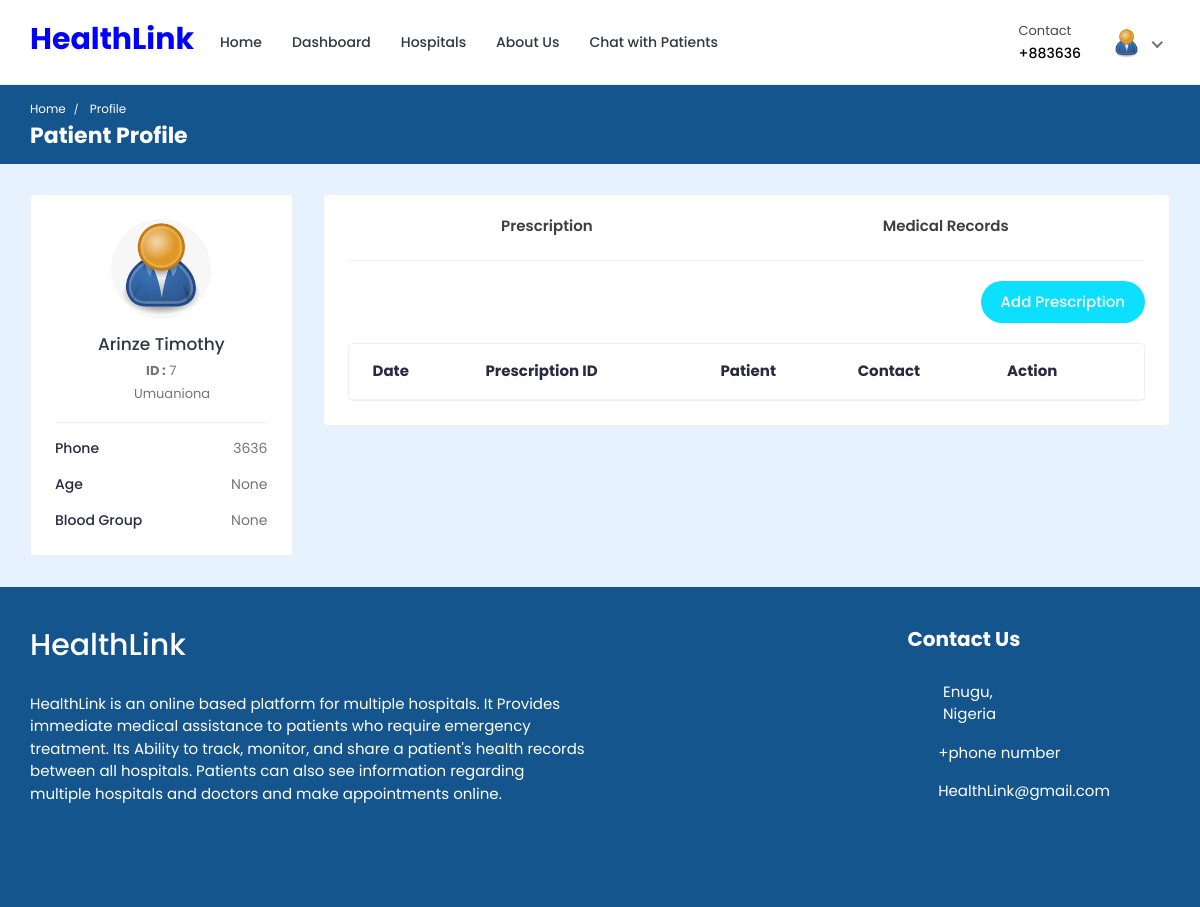
Screenshot of /doctor/patient-profile/7/ (signed in) with the database file from the repository.
### doctor/models.py (models this page shows, shortened)
class Doctor_Information(models.Model):
    DOCTOR_TYPE = (
        ('Cardiologists', 'Cardiologists'),
        ('Neurologists', 'Neurologists'),
        ('Pediatricians', 'Pediatricians'),
        ('Physiatrists', 'Physiatrists'),
        ('Dermatologists', 'Dermatologists'),
    )
    doctor_id = models.AutoField(primary_key=True)
    user = models.OneToOneField(User, on_delete=models.CASCADE, null=True, blank=True, related_name='profile')
    name = models.CharField(max_length=200, null=True, blank=True)
    username = models.CharField(max_length=200, null=True, blank=True)
    gender = models.CharField(max_length=200, null=True, blank=True)
    description = models.TextField(max_length=1000, null=True, blank=True)
    department = models.CharField(max_length=200, choices=DOCTOR_TYPE, null=True, blank=True)
    department_name = models.ForeignKey(hospital_department, on_delete=models.SET_NULL, null=True, blank=True)
    specialization = models.ForeignKey(specialization, on_delete=models.SET_NULL, null=True, blank=True)
    featured_image = models.ImageField(upload_to='doctors/', default='doctors/user-default.png', null=True, blank=True)
    certificate_image = models.ImageField(upload_to='doctors_certificate/', default='doctors_certificate/default.png', null=True, blank=True)
    email = models.EmailField(max_length=200, null=True, blank=True)
    phone_number = models.CharField(max_length=200, null=True, blank=True)
    nid = models.CharField(max_length=200, null=True, blank=True)
    visiting_hour = models.CharField(max_length=200, null=True, blank=True)
    consultation_fee = models.IntegerField(null=True, blank=True)
    report_fee = models.IntegerField(null=True, blank=True)
    dob = models.CharField(max_length=200, null=True, blank=True)
    institute = models.CharField(max_length=200, null=True, blank=True)
    degree = models.CharField(max_length=200, null=True, blank=True)
    completion_year = models.CharField(max_length=200, null=True, blank=True)
    work_place = models.CharField(max_length=200, null=True, blank=True)
    designation = models.CharField(max_length=200, null=True, blank=True)
    start_year = models.CharField(max_length=200, null=True, blank=True)
    end_year = models.CharField(max_length=200, null=True, blank=True)
    register_status =  models.CharField(max_length=200, null=True, blank=True)
    hospital_name = models.ForeignKey(Hospital_Information, on_delete=models.SET_NULL, null=True, blank=True)

### hospital/models.py (models this page shows, shortened)
class Patient(models.Model):
    patient_id = models.AutoField(primary_key=True)
    user = models.OneToOneField(User, on_delete=models.CASCADE, null=True, blank=True, related_name='patient')
    name = models.CharField(max_length=200, null=True, blank=True)
    username = models.CharField(max_length=200, null=True, blank=True)
    age = models.IntegerField(null=True, blank=True)
    email = models.EmailField(max_length=200, null=True, blank=True)
    phone_number = models.IntegerField(null=True, blank=True)
    address = models.CharField(max_length=200, null=True, blank=True)
    featured_image = models.ImageField(upload_to='patients/', default='patients/user-default.png', null=True, blank=True)
    blood_group = models.CharField(max_length=200, null=True, blank=True)
    history = models.CharField(max_length=200, null=True, blank=True)
    dob = models.CharField(max_length=200, null=True, blank=True)
    nid = models.CharField(max_length=200, null=True, blank=True)
    serial_number = models.CharField(max_length=200, null=True, blank=True)
    login_status = models.CharField(max_length=200, null=True, blank=True, default="offline")

### doctor/views.py (the view)
# urls.py: path('patient-profile/<int:pk>/',views.patient_profile, name='patient-profile'),
@csrf_exempt
@login_required(login_url="doctor-login")
def patient_profile(request, pk):
    if request.user.is_doctor:
        doctor = Doctor_Information.objects.get(user=request.user)
        patient = Patient.objects.get(patient_id=pk)
        appointments = Appointment.objects.filter(doctor=doctor).filter(patient=patient)
        prescription = Prescription.objects.filter(doctor=doctor).filter(patient=patient)
        report = Report.objects.filter(doctor=doctor).filter(patient=patient)
    else:
        redirect('doctor-logout')
    context = {'doctor': doctor, 'appointments': appointments, 'patient': patient, 'prescription': prescription, 'report': report}
    return render(request, 'patient-profile.html', context)

### templates/patient-profile.html (shortened to what this page needs)
{% load static %}
<!DOCTYPE html>
<html lang="en">
  <head>
    <link
      rel="stylesheet"
      href="{% static 'HealthStack-System/css/Normal/bootstrap.min.css' %}"
    />
    <link
      rel="stylesheet"
      href="{% static 'HealthStack-System/plugins/Normal/fontawesome/css/fontawesome.min.css' %}"
    />
    <link
      rel="stylesheet"
      href="{% static 'HealthStack-System/plugins/Normal/fontawesome/css/all.min.css' %}"
    />
    <link
      rel="stylesheet"
      href="{% static 'HealthStack-System/css/Normal/style.css' %}"
    />
  </head>
  <body>
    <div class="main-wrapper">
       <header class="header">{% include 'doctor-navbar.html' %}</header>
      <div class="breadcrumb-bar">
        <div class="container-fluid">
          <div class="row align-items-center">
            <div class="col-md-12 col-12">
              <nav aria-label="breadcrumb" class="page-breadcrumb">
                <ol class="breadcrumb">
                  <li class="breadcrumb-item">
                    <a href="{% url 'hospital_home'%}">Home</a>
                  </li>
                  <li class="breadcrumb-item active" aria-current="page">
                    Profile
                  </li>
                </ol>
              </nav>
              <h2 class="breadcrumb-title">Patient Profile</h2>{% include 'message.html' %}
            </div>
          </div>
        </div>
      </div>
      <div class="content">
        <div class="container-fluid">
          <div class="row">
            <div
              class="col-md-5 col-lg-4 col-xl-3 theiaStickySidebar dct-dashbd-lft"
            >
              <div class="card widget-profile pat-widget-profile">
                <div class="card-body">
                  <div class="pro-widget-content">
                    <div class="profile-info-widget">
                      <a href="#" class="booking-doc-img">
                        <img
                          src="{{ patient.featured_image.url }}"
                          alt="User Image"
                        />
                      </a>
                      <div class="profile-det-info">
                        <h3><a href="#">{{patient.name}}</a></h3>
                        <div class="patient-details">
                          <h5><b>ID :</b> {{ patient.patient_id }}</h5>
                          <h5 class="mb-0">
                            <i class="fas fa-map-marker-alt"></i>
                            {{ patient.address }}
                          </h5>
                        </div>
                      </div>
                    </div>
                  </div>
                  <div class="patient-info">
                    <ul>
                      <li>Phone <span>{{patient.phone_number}}</span></li>
                      <li>Age <span>{{patient.age}}</span></li>
                      <li>Blood Group <span>{{patient.blood_group}}</span></li>
                    </ul>
                  </div>
                </div>
              </div>
            </div>
            <div class="col-md-7 col-lg-8 col-xl-9 dct-appoinment">
              <div class="card">
                <div class="card-body pt-0">
                  <div class="user-tabs">
                    <ul
                      class="nav nav-tabs nav-tabs-bottom nav-justified flex-wrap"
                    >
                      <li class="nav-item active">
                        <a class="nav-link" href="#pres" data-toggle="tab"
                          ><span>Prescription</span></a
                        >
                       </li>
                      <li class="nav-item">
                        <a class="nav-link" href="#medical_records" data-toggle="tab"
                          ><span> Medical Records</span></a
                        >
                      </li>
                    </ul>
                  </div>
                  <div class="tab-content">
                    <div class="tab-pane fade show active" id="pres">
                      <div class="text-right">
                        <a href="{% url 'create-prescription' pk=patient.patient_id %}" class="add-new-btn"
                          >Add Prescription</a
                        >
                      </div>
                      <div class="card card-table mb-0">
                        <div class="card-body">
                          <div class="table-responsive">
                            <table class="table table-hover table-center mb-0">
                              <thead>
                                <tr>
                                  <th>Date</th>
                                  <th>Prescription ID</th>
                                  <th>Patient</th>
                                  <th>Contact</th>
                                  <th>Action</th>
                                </tr>
                              </thead>
                            </table>
                          </div>
                        </div>
                      </div>
                    </div>
          </div>
        </div>
      </div>
            </div>
        </div>
        </div>
      </div>
     {% include 'footer.html' %}
    </div>
  </body>
</html>

### templates/doctor-navbar.html (shortened to what this page needs)
{% load static %}
<nav class="navbar navbar-expand-lg header-nav">
  <div class="navbar-header">
    <a href="{% url 'hospital_home'%}" class="navbar-brand logo">
      <h2 style="color:blue;font-weight:bold;">HealthLink</h2>
    </a>
  </div>
  <div class="main-menu-wrapper">
    <ul class="main-nav">
      <li>
        <a href="{% url 'hospital_home'%}">Home</a>
      </li>
      <li>
        <a href="{% url 'doctor-dashboard'%}">Dashboard</a>
      </li>
      <li><a href="{% url 'multiple-hospital' %}" style="text-decoration: none;">Hospitals</a></li>
      <li>
        <a href="{% url 'about-us'%}">About Us</a>
      </li>
      <li>
        <a href="{% url 'chat-home' pk=user.id %}">Chat with Patients</a>
      </li>
    </ul>
  </div>
  <ul class="nav header-navbar-rht">
    <li class="nav-item contact-item">
      <div class="header-contact-img">
        <i class="far fa-hospital"></i>
      </div>
      <div class="header-contact-detail">
        <p class="contact-header">Contact</p>
        <p class="contact-info-header">+88{{doctor.phone_number}}</p>
      </div>
    </li>
    <li class="nav-item dropdown has-arrow logged-item">
      <a href="#" class="dropdown-toggle nav-link" data-toggle="dropdown">
        <span class="user-img">
          <img
            class="rounded-circle"
            src="{{ doctor.featured_image.url }}"
            width="31"
            alt="Darren Elder"
          />
        </span>
      </a>
    </li>
  </ul>
</nav>

### rows the page displays
Doctor_Information: phone_number "3636", featured_image (placeholder picture)
Patient: featured_image (placeholder picture), name "Arinze Timothy", patient_id "7", address "Umuaniona", phone_number "3636", age "None", blood_group "None"
